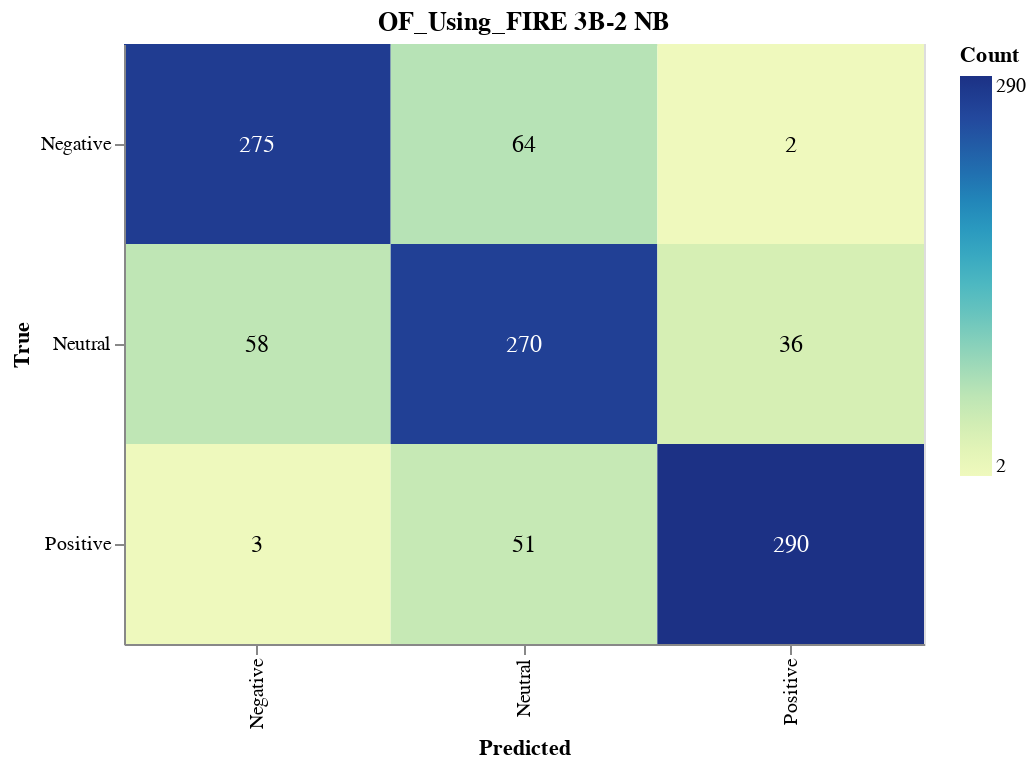

Here is the notebook cell this chart was saved with:
### Markdown cell above
#### Save Confusion Matrix

### Code cell
import altair as alt
import pandas as pd
from sklearn.metrics import confusion_matrix

# Calculate the confusion matrix
cm = confusion_matrix(true_labels, nb_validation_predictions)

# Define class names
class_names = ['Negative', 'Neutral', 'Positive']

# Convert confusion matrix to DataFrame
cm_df = pd.DataFrame(cm, index=class_names, columns=class_names).reset_index().melt(id_vars='index')
cm_df.columns = ['True', 'Predicted', 'Count']

# Ensure the order of categories
cm_df['True'] = pd.Categorical(cm_df['True'], categories=class_names, ordered=True)
cm_df['Predicted'] = pd.Categorical(cm_df['Predicted'], categories=class_names, ordered=True)

# Create the Altair plot
heatmap = alt.Chart(cm_df).mark_rect().encode(
    x=alt.X('Predicted:O', sort=class_names),
    y=alt.Y('True:O', sort=class_names),
    color='Count:Q',
    tooltip=['True', 'Predicted', 'Count']
).properties(
    width=400,
    height=300,
    title='OF_Using_FIRE 3B-2 NB'
)

# Add text labels
text = heatmap.mark_text(
    align='center',
    baseline='middle',
    fontSize=12
).encode(
    text='Count:Q',
    color=alt.condition(
        alt.datum.Count > cm.max() / 2,
        alt.value('white'),
        alt.value('black')
    )
)

# Combine heatmap and text
final_chart = heatmap + text

# Display the plot
final_chart.show()

### Figure 1 — Vega-Lite specification as saved in the notebook (floating-point values rounded to 4 significant figures)
{"config": {"view": {"continuousWidth": 300, "continuousHeight": 300}}, "layer": [{"mark": {"type": "rect"}, "encoding": {"color": {"field": "Count", "type": "quantitative"}, "tooltip": [{"field": "True", "type": "ordinal"}, {"field": "Predicted", "type": "ordinal"}, {"field": "Count", "type": "quantitative"}], "x": {"field": "Predicted", "sort": ["Negative", "Neutral", "Positive"], "type": "ordinal"}, "y": {"field": "True", "sort": ["Negative", "Neutral", "Positive"], "type": "ordinal"}}, "title": "OF_Using_FIRE 3B-2 NB"}, {"mark": {"type": "text", "align": "center", "baseline": "middle", "fontSize": 12}, "encoding": {"color": {"condition": {"test": "(datum.Count > 145.0)", "value": "white"}, "value": "black"}, "text": {"field": "Count", "type": "quantitative"}, "tooltip": [{"field": "True", "type": "ordinal"}, {"field": "Predicted", "type": "ordinal"}, {"field": "Count", "type": "quantitative"}], "x": {"field": "Predicted", "sort": ["Negative", "Neutral", "Positive"], "type": "ordinal"}, "y": {"field": "True", "sort": ["Negative", "Neutral", "Positive"], "type": "ordinal"}}, "title": "OF_Using_FIRE 3B-2 NB"}], "data": {"name": "data-59f3f0560de38f4374acf8e024c8f0cf"}, "height": 300, "width": 400, "$schema": "https://vega.github.io/schema/vega-lite/v5.17.0.json", "datasets": {"data-59f3f0560de38f4374acf8e024c8f0cf": [{"True": "Negative", "Predicted": "Negative", "Count": 275}, {"True": "Neutral", "Predicted": "Negative", "Count": 58}, {"True": "Positive", "Predicted": "Negative", "Count": 3}, {"True": "Negative", "Predicted": "Neutral", "Count": 64}, {"True": "Neutral", "Predicted": "Neutral", "Count": 270}, {"True": "Positive", "Predicted": "Neutral", "Count": 51}, {"True": "Negative", "Predicted": "Positive", "Count": 2}, {"True": "Neutral", "Predicted": "Positive", "Count": 36}, {"True": "Positive", "Predicted": "Positive", "Count": 290}]}}
